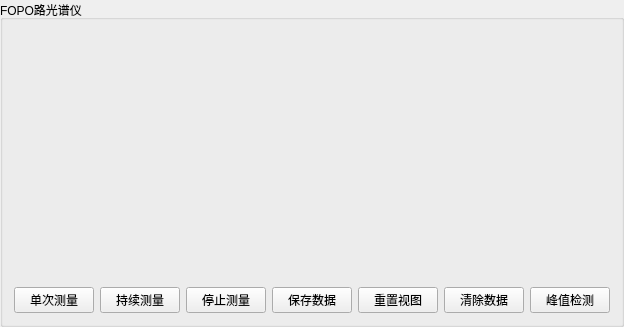
              <widget class="QGroupBox" name="groupBoxGalvoFOPOSpectrum">
               <property name="title">
                <string>FOPO路光谱仪</string>
               </property>
               <layout class="QVBoxLayout" name="vLayout_galvoFOPO" stretch="1,0">
                <item>
                 <widget class="QWidget" name="chartWidgetFOPO" native="true">
                  <property name="minimumSize">
                   <size>
                    <width>0</width>
                    <height>250</height>
                   </size>
                  </property>
                  <layout class="QVBoxLayout" name="verticalLayout_chartFOPO">
                   <property name="spacing">
                    <number>0</number>
                   </property>
                   <property name="leftMargin">
                    <number>0</number>
                   </property>
                   <property name="topMargin">
                    <number>0</number>
                   </property>
                   <property name="rightMargin">
                    <number>0</number>
                   </property>
                   <property name="bottomMargin">
                    <number>0</number>
                   </property>
                  </layout>
                 </widget>
                </item>
                <item>
                 <layout class="QHBoxLayout" name="hLayout_galvoFOPOCtrl">
                  <item>
                   <widget class="QPushButton" name="btnSingleMeasureFOPO">
                    <property name="text">
                     <string>单次测量</string>
                    </property>
                   </widget>
                  </item>
                  <item>
                   <widget class="QPushButton" name="btnContinuousMeasureFOPO">
                    <property name="text">
                     <string>持续测量</string>
                    </property>
                   </widget>
                  </item>
                  <item>
                   <widget class="QPushButton" name="btnStopMeasureFOPO">
                    <property name="text">
                     <string>停止测量</string>
                    </property>
                   </widget>
                  </item>
                  <item>
                   <widget class="QPushButton" name="btnSavePlotFOPO">
                    <property name="text">
                     <string>保存数据</string>
                    </property>
                   </widget>
                  </item>
                  <item>
                   <widget class="QPushButton" name="btnResetViewFOPO">
                    <property name="text">
                     <string>重置视图</string>
                    </property>
                   </widget>
                  </item>
                  <item>
                   <widget class="QPushButton" name="btnClearPlotFOPO">
                    <property name="text">
                     <string>清除数据</string>
                    </property>
                   </widget>
                  </item>
                  <item>
                   <widget class="QPushButton" name="btnShowPeaksFOPO">
                    <property name="text">
                     <string>峰值检测</string>
                    </property>
                   </widget>
                  </item>
                 </layout>
                </item>
               </layout>
              </widget>
